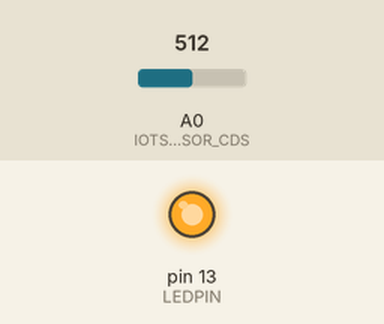
Recording of a sketch running on a simulated Arduino Uno, built with avr-gcc and run on an emulated ATmega328P. Parts: output pins drawn as LEDs (lit = HIGH). The inputs (shaded band) are chosen by the test bench; at power-on: A0 (IOTSHIELD_SENSOR_CDS) = 512. What the sketch prints to the serial monitor is not drawn.

Above: at 1.2 s.
1.3 s: A0 (IOTSHIELD_SENSOR_CDS) set to 533
At 2.5 s:
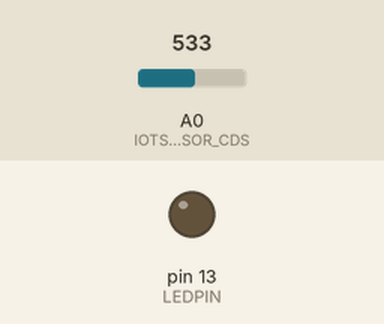
2.8 s: A0 (IOTSHIELD_SENSOR_CDS) set to 511
At 3.8 s:
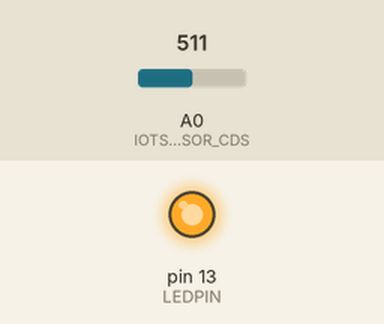
4.3 s: A0 (IOTSHIELD_SENSOR_CDS) set to 716
At 5.0 s:
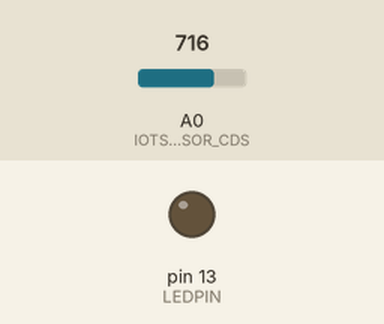
Timing chart, 0 to 7.3 s (numbered marks = the images above; inputs shaded):
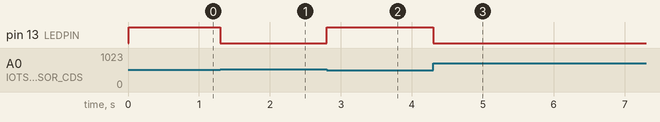

Measured:
- the behaviour switches between 515 and 516 on A0 (IOTSHIELD_SENSOR_CDS) (found by bisection; images 0 and 1)
- after the input at 1.3 s, pin 13 (LEDPIN): HIGH → LOW at once
- after the input at 2.8 s, pin 13 (LEDPIN): LOW → HIGH at once
- after the input at 4.3 s, pin 13 (LEDPIN): HIGH → LOW at once

The sketch:

WIoT-Shield_SENSOR_CDS.ino
```cpp
#include "Arduino.h"

#define MYPRINTF(x)                        { Serial.print("[MAIN] "); Serial.println(x); }

// Sensors
#define IOTSHIELD_SENSOR_CDS               A0
#define IOTSHIELD_SENSOR_TEMP              A1
#define LEDPIN                             13

int val = 0;          // CDS 측정 값 넣을 변수

void setup() {
  serialPcInit();
  pinMode(LEDPIN, OUTPUT); // LED 출력으로 지정

  MYPRINTF("WIZnet IoT Shield for Arduino");
  MYPRINTF("LTE Cat.M1 Version");
  MYPRINTF("=================================================");
  MYPRINTF(">> Sample Code: CDS Test");
  MYPRINTF("=================================================\r\n");
}

void loop() {
  //map : 특정 범위에 속하는 값을 다른 범위의 값으로 변환해주는 명령어
  val = map(analogRead(IOTSHIELD_SENSOR_CDS), 0, 1023, 0, 256);
  //val = (analogRead(IOTSHIELD_SENSOR_CDS) * 5v); // 다른 계산 방법

  if(val > 128){ // 조도 저항 값이 낮기 때문에 아날로그 값이 높음
    digitalWrite(LEDPIN, LOW);
  }
  else{ // 손가락으로 가리면 조도 저항값이 높아지기 때문에 아날로그 값이 낮아진다
    digitalWrite(LEDPIN, HIGH);
  }
}


void serialPcInit(void)
{
  Serial.begin(115200);
}
```
